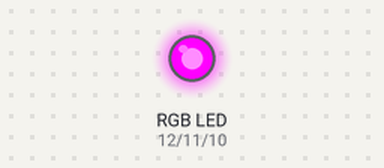
Bench run of a sketch on a simulated Arduino Uno, built with avr-gcc and run on an emulated ATmega328P. Shown: an RGB LED mixed from three pins (HIGH = lit).

Above: at 0.2 s.
At 1.7 s:
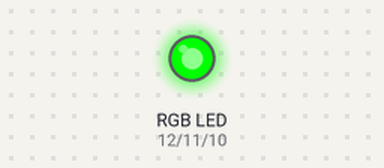
Timing chart, 0 to 3.0 s (numbered marks = the images above):
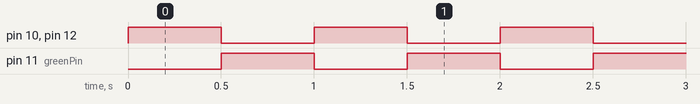

The sketch:

rgb-common-cathode.ino
```cpp
// led -- 2 terminal
// anode +ve, cathode - volatile
// led1 - R,G,B

// Note:
// common cathode / anode use to minimize the pin number used by device
// - common cathode / ground (-)
//    + turn on = high
// - common anode / supply (+)
//    + turn on = low
// RGB we can change the color by combined the on value
// 1 color 1 port

// Wire
// use wire to protect ur machine
// type:
// - male & female, male male
// - male = has needle
// - female = no needle

int redPin = 12, greenPin = 11, bluePin = 10;
void setup() {
  pinMode(redPin, OUTPUT);
  pinMode(greenPin, OUTPUT);
  pinMode(bluePin, OUTPUT);

}

void loop() {
  digitalWrite(redPin, HIGH);
  digitalWrite(greenPin, LOW);
  digitalWrite(bluePin, HIGH);
  delay(500);

  digitalWrite(redPin, LOW);
  digitalWrite(greenPin, HIGH);
  digitalWrite(bluePin, LOW);
  delay(500);

}
```

Measured:
- by itself, pin 10 (bluePin), pin 11 (greenPin), pin 12 (redPin): alternates HIGH for 0.50 s and LOW for 0.50 s
